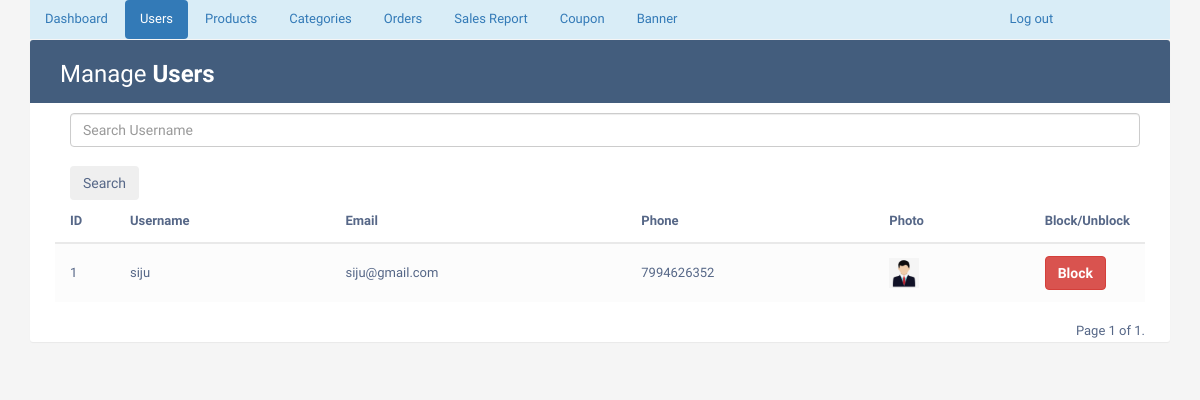
/adminuserlist/ (signed in), run on an earlier commit of the app's database.
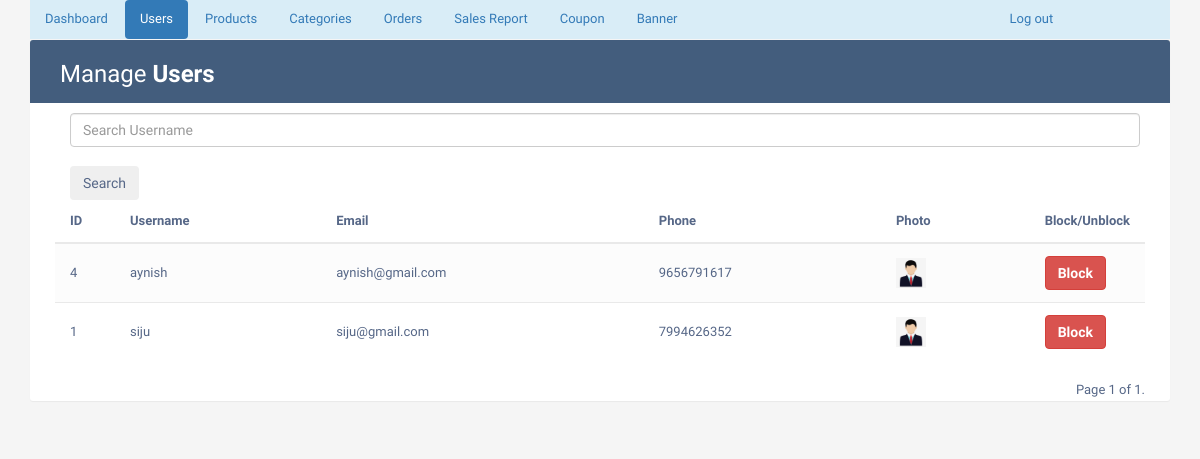
And on a later commit of the database.
### phase/models.py (models this page shows, shortened)
class UserDetail(models.Model):
    uname=models.CharField(unique=True, max_length=50)
    uemail=models.CharField(max_length=50)
    uphone=models.CharField(max_length=50, null=True)
    upassword=models.CharField(max_length=50)
    uactive=models.BooleanField(default=True)
    uimage = models.ImageField(upload_to='imagestore/', null=True, blank=True)
    uotp=models.IntegerField(null=True)

### phase/views.py (the view)
# urls.py: path('adminuserlist/', views.adminuserlist, name='adminuserlist'),
def adminuserlist(request):
    if 'username' in request.session:
        if 'search' in request.GET:
            search=request.GET['search']
            member=UserDetail.objects.filter(uname__icontains=search)
        else:
            member=UserDetail.objects.all().order_by('-id')
        paginator = Paginator(member, 5)
        page_number = request.GET.get('page')
        page_obj = paginator.get_page(page_number)
        return render(request,'adminuserlist.html',{'page_obj': page_obj})
    else:
        return render(request, 'adminlogin.html')

### Templates/adminuserlist.html (shortened to what this page needs)
{% extends "adminbase.html" %}
{% block active2 %} "active" {% endblock%}
{% block tablewrapper %}
                    <div class="col-sm-6">
						<h2>Manage <b>Users</b></h2>
					</div>
                    <div class="col-sm-6">
                      </div>
                    </div>
{% endblock %}
{% block tablecontent%}
                <form action="{% url 'adminuserlist' %}" class="d-flex offset-md-1 container m-auto" style="width:1100px">
                    <input class="form-control offset-md-1" type="search" placeholder="Search Username" name="search" aria-label="Search"><br>
                    <button class="btn btn-outline-secondary" type="submit">Search</button>
                </form>
                <table class="table table-striped table-hover">
                <thead>
                    <tr>
                        <th>ID</th>
                        <th>Username</th>
                        <th>Email</th>
                        <th>Phone</th>
                        <th>Photo</th>
                        <th>Block/Unblock</th>
                    </tr>
                </thead>
                <tbody>
                    {% for x in page_obj %}
                    <tr>
                        <td>{{ x.id }}</td>
                        <td>{{ x.uname }}</td>
                        <td>{{ x.uemail }}</td>
                        <td>{{ x.uphone }}</td>
                        <td><img src="{{ x.uimage.url }}" height="30px"></td>
						<td>
                            {% if x.uactive %}
                                <a href="{% url 'userblock' %}?uid={{x.id}}" class="btn btn-danger md-sm my-link3"><span style="color:white">Block</span></a>
                            {% else %}
                                <a href="{% url 'userblock' %}?uid={{x.id}}" class="btn btn-success md-sm my-link4"><span style="color:white">Unblock</span></a>
                            {% endif %}
                            </td>
                    </tr>
                    {% endfor %}
                </tbody>
                </table>
                                                <div class="pagination">
                                                    <span class="step-links">
                                                        <span class="current-page">
                                                            Page {{ page_obj.number }} of {{ page_obj.paginator.num_pages }}.
                                                        </span>
                                                    </span>
                                                </div>
{% endblock %}

What changed in the data, as far as the page shows it:
added UserDetail: id "4", uname "aynish", uemail "aynish@gmail.com", uphone "9656791617", uimage (picture)
